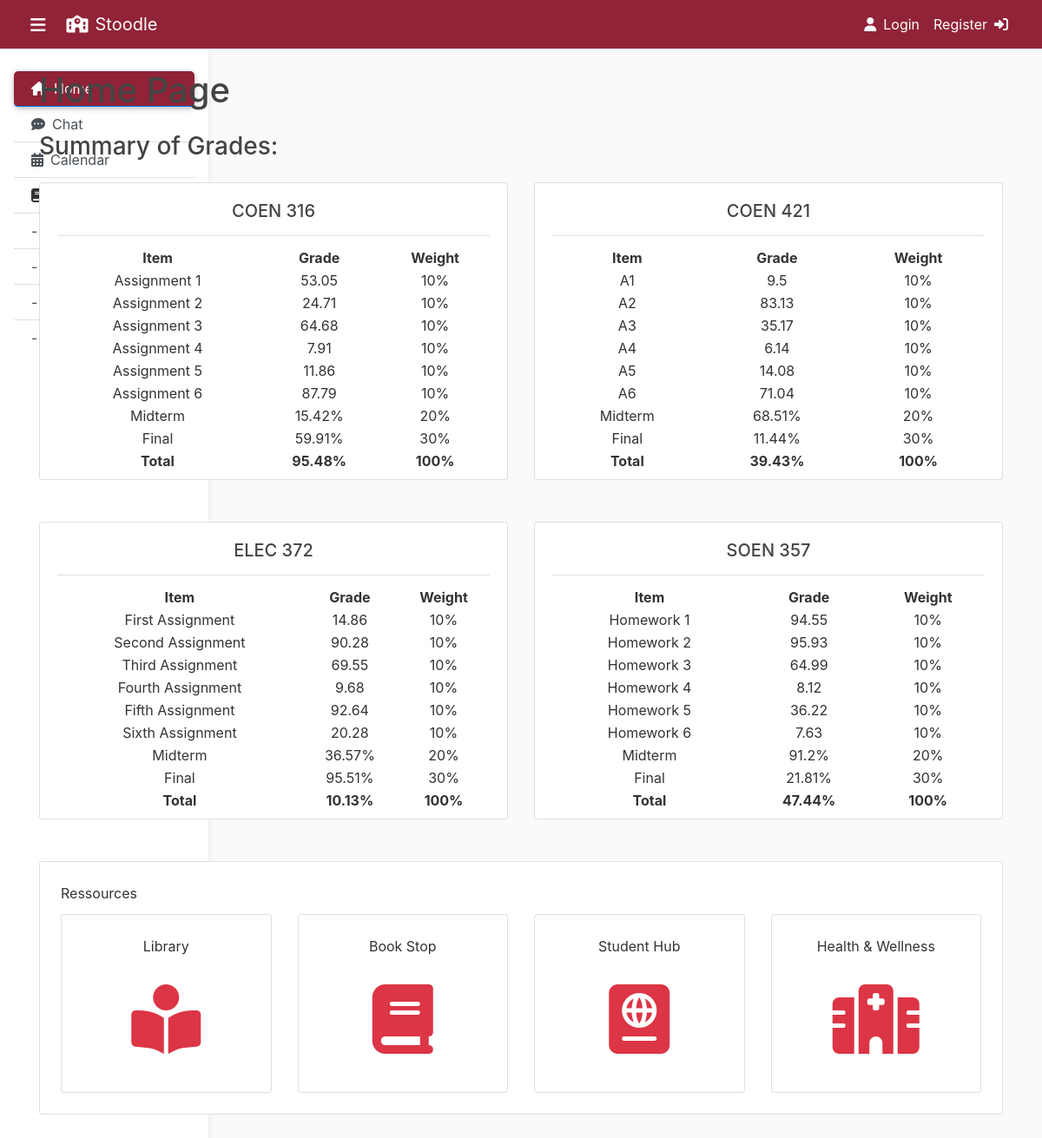
The page /home on the database its author committed.
### flaskapp/models.py (models this page shows, shortened)
class Course(db.Model):
    id = db.Column(db.Integer, primary_key=True)
    name = db.Column(db.String(16), unique=True, nullable=False)
    teacher = db.Column(db.String(64), nullable=False)
    assignments = db.relationship('Assignment', backref='course', lazy=True)
    lectures = db.relationship('Lecture', backref='course', lazy=True)

class Assignment(db.Model):
    id = db.Column(db.Integer, primary_key=True)
    name = db.Column(db.String(32), nullable=False)
    week = db.Column(db.Integer, nullable=False)
    date_due = db.Column(db.DateTime, nullable=False, default=datetime.utcnow)
    upload_file = db.Column(db.String(32), nullable=False, default='def_ass.pdf')
    class_id = db.Column(db.Integer, db.ForeignKey('course.id'), nullable=False)

### flaskapp/routes.py (the view)
@app.route("/")
@app.route("/home")
def home():
    courses = Course.query.all()
    return render_template('home.html', courses=courses)

### flaskapp/templates/home.html (shortened to what this page needs)
{% extends "base.html" %}
{% block content %}
	<h1 class="mb-4">Home Page</h1>
	<h3 class="mb-4">Summary of Grades:</h3>
	<div class="row">
		{% for course in courses %}
			<div class="col-lg-6 col-md-12 mb-4">
				<div class="card text-black text-center mb-4">
					<div class="card-body pb-2">
						<h5 class="card-title border-bottom pb-3">{{ course.name }}</h5>
						<table class="container-fluid">
							<tr>
								<th>Item</th>
								<th>Grade</th>
								<th>Weight</th>
							</tr>
							{% for ass in course.assignments %}
								<tr>
									<td>{{ ass.name }}</td>
									<td>{{ (range(0, 10001) | random) / 100 }}</td>
									<td>10%</td>
								</tr>
							{% endfor %}
							<tr>
								<td>Midterm</td>
								<td>{{ (range(0, 10001) | random) / 100 }}%</td>
								<td>20%</td>
							</tr>
							<tr>
								<td>Final</td>
								<td>{{ (range(0, 10001) | random) / 100 }}%</td>
								<td>30%</td>
							</tr>
							<tr>
								<td><b>Total</b></td>
								<td><b>{{ (range(0, 10001) | random) / 100 }}%</b></td>
								<td><b>100%</b></td>
							</tr>
						</table>
					</div>
				</div>
			</div>
		{% endfor %}
	</div>
	<div class="card p-4 mb-5">
		<div class="card-title">Ressources</div>
		<div class=card-deck>
			<div class="card p-4 text-center">
				<div class="card-title">Library</div>
				<div class="card-body">
					<a href="https://library.concordia.ca/">
						<i class="fa-solid fa-book-open-reader fa-5x text-danger"></i>
					</a>
				</div>
			</div>
			<div class="card p-4 text-center">
				<div class="card-title">Book Stop</div>
				<div class="card-body">
					<a href="https://www.concordia.ca/book-stop.html">
						<i class="fa-solid fa-book fa-5x text-danger"></i>
					</a>
				</div>
			</div>
			<div class="card p-4 text-center">
				<div class="card-title">Student Hub</div>
				<div class="card-body">
					<a href="https://www.concordia.ca/students/undergraduate.html">
						<i class="fa-solid fa-passport fa-5x text-danger"></i>
					</a>
				</div>
			</div>
			<div class="card p-4 text-center">
				<div class="card-title">Health & Wellness</div>
				<div class="card-body">
					<a href="https://www.concordia.ca/health/mental-health.html">
						<i class="fas fa-hospital fa-5x text-danger"></i>
					</a>
				</div>
			</div>
		</div>
	</div>
{% endblock content %}

### flaskapp/templates/base.html (shortened to what this page needs)
<!DOCTYPE html>
<html>
	<head>
		<link
			rel="stylesheet"
			href="https://maxcdn.bootstrapcdn.com/bootstrap/4.0.0/css/bootstrap.min.css"
		/>
		<link
			rel="stylesheet"
			type="text/css"
			href="{{ url_for('static', filename='main.css') }}"
		/>
	</head>
	<body>
		<header class="site-header">
			<nav class="navbar navbar-expand-md navbar-dark bg-steel fixed-top">
				<div class="container-fluid">
					<a class="navbar-brand mr-1" href="/">
						<a class="text-white" data-toggle="collapse" href="#sidebarMenu" role="button" aria-expanded="false" aria-controls="sidebarMenu">
							<i class="fas fa-bars fa-lg mr-4"></i>
						</a>
					</a>
					<a class="navbar-brand mr-1" href="/">
						<i class="fas fa-school mr-2"></i>Stoodle
					</a>
					<div class="collapse navbar-collapse" id="navbarToggle">
						<div class="navbar-nav ml-auto">
							{% if current_user.is_authenticated %}
								<a class="nav-item nav-link mr-1" href="{{ url_for('account') }}">
									<i class="fa fa-user-secret mr-2" aria-hidden="true"></i>Account
								</a>
								<a class="nav-item nav-link" href="{{ url_for('logout') }}">
									Logout<i class="fa fa-sign-out ml-2" aria-hidden="true"></i>
								</a>
							{% else %}
								<a class="nav-item nav-link" href="{{ url_for('login') }}">
									<i class="fa fa-user mr-2" aria-hidden="true"></i>Login
								</a>
								<a class="nav-item nav-link" href="{{ url_for('register') }}">
									Register<i class="fa fa-sign-in ml-2" aria-hidden="true"></i>
								</a>
							{% endif %}
						</div>
					</div>
				</div>
			</nav>
		</header>
		<main role="main" class="container">
			<div class="row">
				<div class="position-sticky">
					<nav id="sidebarMenu" class="collapse d-lg-block sidebar collapse bg-white">
						<div class="list-group list-group-flush mx-3 mt-4">
							<a href="{{ url_for('home') }}" class="list-group-item list-group-item-action py-2 ripple {% if not title %}active{% endif %}" aria-current="true">
								<span><i class="fa fa-home mr-2" aria-hidden="true"></i>Home</span>
							</a>
							<a href="{{ url_for('chat') }}" class="list-group-item list-group-item-action py-2 ripple {% if title == 'Chat' %}active{% endif %}">
								<span><i class="fa fa-commenting mr-2" aria-hidden="true"></i>Chat</span>
							</a>
							<a href="{{ url_for('calendar') }}"class="list-group-item list-group-item-action py-2 ripple {% if title == 'Calendar' %}active{% endif %}">
								<span><i class="fa fa-calendar mr-2" aria-hidden="true"></i>Calendar</span>
							</a>
							<a class="list-group-item py-2">
								<span><i class="fa fa-book mr-2" aria-hidden="true"></i>Courses</span>
							</a>
							{% if not courseNames %}
								{% for course in courses %}
									<a href="{{ url_for('course', coursename=course.name) }}" class="list-group-item list-group-item-action py-2 ripple {% if title == course %}active{% endif %}">
										<span>- {{ course.name }}</span>
									</a>
								{% endfor %}
							{% endif %}
						</div>
					</nav>
				</div>
				<div class="container-fluid col-sm-12">
				{% block content %}
				{% endblock %}
				</div>
			</div>
		</main>
	</body>
</html>

### flaskapp/static/main.css (style rules this page uses)
body { background: #fafafa; color: #333333; margin-top: 5rem; }
h1, h2, h3, h4, h5, h6 { color: #444444; font: 'Gill Sans'; }
.bg-steel { background-color: #912338; }
.site-header .navbar-nav .nav-link { color: #FFFFFF; }
.sidebar { position: fixed; top: 0; bottom: 0; left: 0; padding: 58px 0 0; box-shadow: 0 2px 5px 0 rgb(0 0 0 / 5%), 0 2px 10px 0 rgb(0 0 0 / 5%); width: 240px; z-index: 600; }
.sidebar .active { border-radius: 5px; box-shadow: 0 2px 5px 0 rgb(0 0 0 / 16%), 0 2px 10px 0 rgb(0 0 0 / 12%); background-color: #912338; }

### rows shown on the page
Course: name "COEN 316"
Course: name "COEN 421"
Course: name "ELEC 372"
Course: name "SOEN 357"
Assignment: name "Assignment 1"
Assignment: name "Assignment 2"
Assignment: name "Assignment 3"
Assignment: name "Assignment 4"
Assignment: name "Assignment 5"
Assignment: name "Assignment 6"
Assignment: name "A1"
Assignment: name "A2"
Assignment: name "A3"
Assignment: name "A4"
Assignment: name "A5"
Assignment: name "A6"
Assignment: name "First Assignment"
Assignment: name "Second Assignment"
Assignment: name "Third Assignment"
Assignment: name "Fourth Assignment"
Assignment: name "Fifth Assignment"
Assignment: name "Sixth Assignment"
Assignment: name "Homework 1"
Assignment: name "Homework 2"
Assignment: name "Homework 3"
Assignment: name "Homework 4"
Assignment: name "Homework 5"
Assignment: name "Homework 6"
